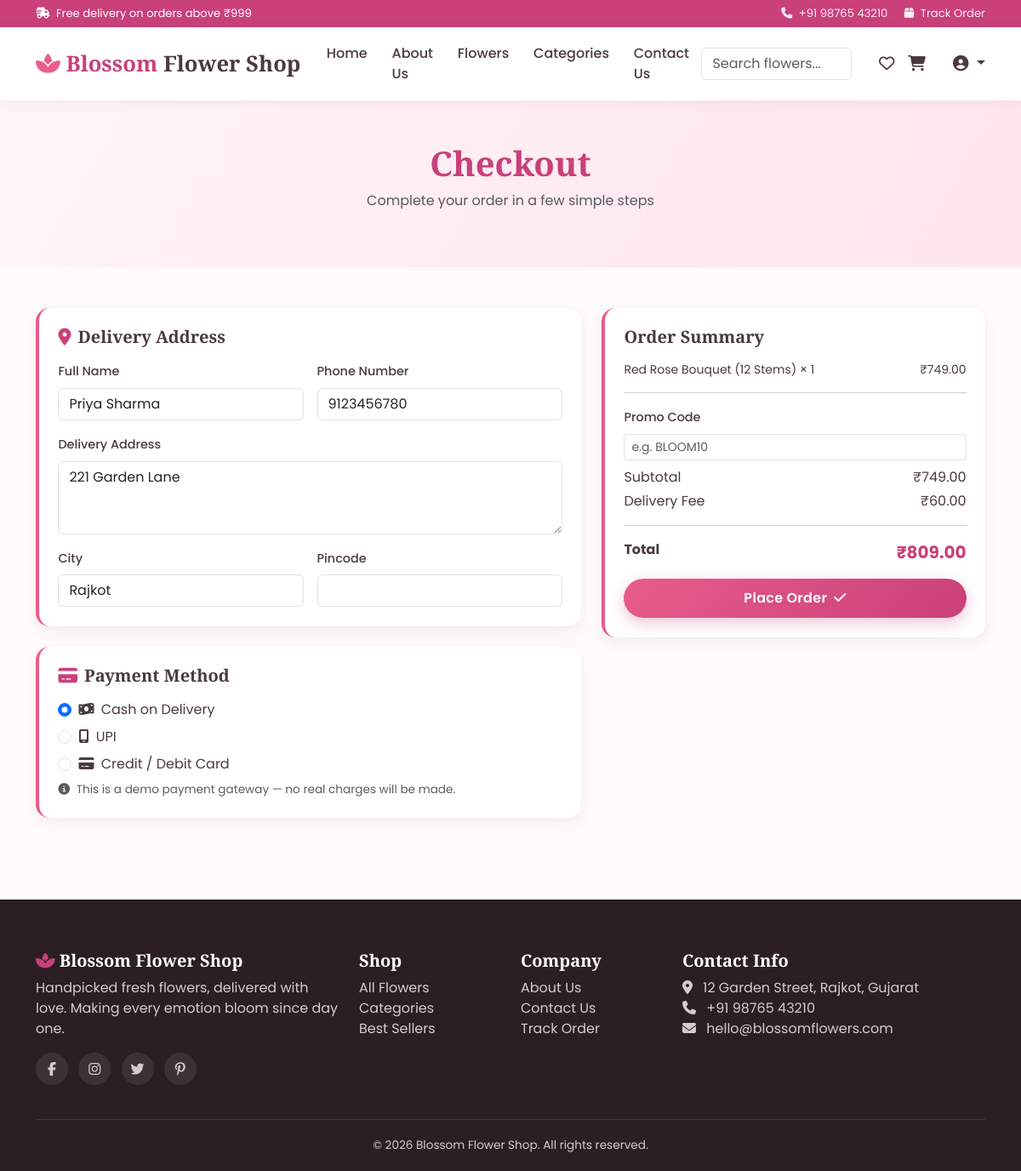
The app's page /user/checkout.php?buy_now=1 (signed in) with its own data.
### tables this page shows
CREATE TABLE users (
    id INT AUTO_INCREMENT PRIMARY KEY,
    full_name VARCHAR(100) NOT NULL,
    email VARCHAR(150) NOT NULL UNIQUE,
    phone VARCHAR(20) DEFAULT NULL,
    password VARCHAR(255) NOT NULL,
    address TEXT DEFAULT NULL,
    city VARCHAR(100) DEFAULT NULL,
    status ENUM('active','blocked') DEFAULT 'active',
    created_at TIMESTAMP DEFAULT CURRENT_TIMESTAMP
);

CREATE TABLE products (
    id INT AUTO_INCREMENT PRIMARY KEY,
    category_id INT NOT NULL,
    name VARCHAR(150) NOT NULL,
    slug VARCHAR(180) NOT NULL UNIQUE,
    description TEXT,
    price DECIMAL(10,2) NOT NULL,
    discount_price DECIMAL(10,2) DEFAULT NULL,
    stock INT NOT NULL DEFAULT 0,
    image VARCHAR(255) DEFAULT NULL,
    rating DECIMAL(2,1) DEFAULT 4.5,
    is_featured TINYINT(1) DEFAULT 0,
    is_bestseller TINYINT(1) DEFAULT 0,
    status ENUM('active','inactive') DEFAULT 'active',
    created_at TIMESTAMP DEFAULT CURRENT_TIMESTAMP,
    FOREIGN KEY (category_id) REFERENCES categories(id) ON DELETE CASCADE
);

### includes/functions.php (called while the page is built, shortened)
<?php
function e($str) {
    return htmlspecialchars($str ?? '', ENT_QUOTES, 'UTF-8');
}
function format_price($price) {
    return '₹' . number_format((float)$price, 2);
}

### user/checkout.php (the view, shortened to what this page needs)
<?php
require_once __DIR__ . '/../includes/auth.php';
$uid = $_SESSION['user_id'];
$buy_now_id = isset($_GET['buy_now']) ? (int)$_GET['buy_now'] : (isset($_POST['buy_now']) ? (int)$_POST['buy_now'] : 0);
if ($buy_now_id) {
    $stmt = $pdo->prepare("SELECT id AS product_id, name, image, price, discount_price, stock, 1 AS quantity FROM products WHERE id=? AND status='active'");
    $stmt->execute([$buy_now_id]);
    $row = $stmt->fetch();
    $items = $row ? [$row] : [];
}
$subtotal = 0;
foreach ($items as $it) {
    $price = $it['discount_price'] ?? $it['price'];
    $subtotal += $price * $it['quantity'];
}
$delivery_fee = $subtotal >= 999 ? 0 : 60;
$u = $pdo->prepare("SELECT * FROM users WHERE id=?");
$u->execute([$uid]);
$user = $u->fetch();
include __DIR__ . '/../includes/header.php';
include __DIR__ . '/../includes/navbar.php';
?>
<div class="page-banner">
  <div class="container">
    <h1>Checkout</h1>
    <p class="text-muted">Complete your order in a few simple steps</p>
  </div>
</div>
<section class="py-5">
  <div class="container">
    <form method="POST">
      <div class="row g-4">
        <div class="col-lg-7">
          <div class="dash-card mb-4">
            <h5 class="mb-3"><i class="fa-solid fa-location-dot text-pink me-2"></i>Delivery Address</h5>
            <div class="row g-3">
              <div class="col-md-6">
                <label class="form-label">Full Name</label>
                <input type="text" name="full_name" class="form-control" required value="<?php echo e($user['full_name']); ?>">
              </div>
              <div class="col-md-6">
                <label class="form-label">Phone Number</label>
                <input type="text" name="phone" class="form-control" required value="<?php echo e($user['phone']); ?>">
              </div>
              <div class="col-12">
                <label class="form-label">Delivery Address</label>
                <textarea name="address" class="form-control" rows="3" required><?php echo e($user['address']); ?></textarea>
              </div>
              <div class="col-md-6">
                <label class="form-label">City</label>
                <input type="text" name="city" class="form-control" required value="<?php echo e($user['city']); ?>">
              </div>
              <div class="col-md-6">
                <label class="form-label">Pincode</label>
                <input type="text" name="pincode" class="form-control">
              </div>
            </div>
          </div>
          <div class="dash-card">
            <h5 class="mb-3"><i class="fa-solid fa-credit-card text-pink me-2"></i>Payment Method</h5>
            <div class="form-check mb-2">
              <input class="form-check-input" type="radio" name="payment_method" value="COD" id="pmCOD" checked>
              <label class="form-check-label" for="pmCOD"><i class="fa-solid fa-money-bill-wave me-1"></i> Cash on Delivery</label>
            </div>
            <div class="form-check mb-2">
              <input class="form-check-input" type="radio" name="payment_method" value="UPI" id="pmUPI">
              <label class="form-check-label" for="pmUPI"><i class="fa-solid fa-mobile-screen me-1"></i> UPI</label>
            </div>
            <div class="form-check mb-2">
              <input class="form-check-input" type="radio" name="payment_method" value="CARD" id="pmCARD">
              <label class="form-check-label" for="pmCARD"><i class="fa-solid fa-credit-card me-1"></i> Credit / Debit Card</label>
            </div>
            <p class="small text-muted mt-2 mb-0"><i class="fa-solid fa-circle-info me-1"></i> This is a demo payment gateway — no real charges will be made.</p>
          </div>
        </div>
        <div class="col-lg-5">
          <div class="dash-card">
            <h5 class="mb-3">Order Summary</h5>
            <?php foreach ($items as $it): $price = $it['discount_price'] ?? $it['price']; ?>
              <div class="d-flex justify-content-between mb-2">
                <span class="small"><?php echo e($it['name']); ?> &times; <?php echo $it['quantity']; ?></span>
                <span class="small"><?php echo format_price($price * $it['quantity']); ?></span>
              </div>
            <?php endforeach; ?>
            <hr>
            <div class="mb-2">
              <label class="form-label small">Promo Code</label>
              <input type="text" name="promo_code" class="form-control form-control-sm" placeholder="e.g. BLOOM10" value="<?php echo e($_POST['promo_code'] ?? ''); ?>">
            </div>
            <div class="d-flex justify-content-between mb-1"><span>Subtotal</span><span><?php echo format_price($subtotal); ?></span></div>
            <div class="d-flex justify-content-between mb-1"><span>Delivery Fee</span><span><?php echo $delivery_fee > 0 ? format_price($delivery_fee) : 'FREE'; ?></span></div>
            <hr>
            <div class="d-flex justify-content-between mb-3"><strong>Total</strong><strong class="text-pink fs-5"><?php echo format_price($subtotal + $delivery_fee); ?></strong></div>
            <button type="submit" name="place_order" class="btn btn-bloom w-100">Place Order <i class="fa-solid fa-check ms-1"></i></button>
          </div>
        </div>
      </div>
    </form>
  </div>
</section>
<?php include __DIR__ . '/../includes/footer.php'; ?>

### assets/css/style.css (style rules this page uses)
:root { --bfs-pink: #e85d8a; --bfs-pink-dark: #c9407a; --bfs-pink-light: #ffe4ee; --bfs-pink-pale: #fff5f8; --bfs-gold: #f4c95d; --bfs-green: #4caf7d; --bfs-text: #4a3a40; --bfs-muted: #8a7680; --bfs-radius: 16px; --bfs-radius-sm: 10px; --bfs-shadow: 0 10px 30px rgba(232, 93, 138, 0.12); }
* { box-sizing: border-box; }
body { font-family: 'Poppins', 'Segoe UI', sans-serif; color: var(--bfs-text); background-color: #fffafc; }
h1, h2, h3, h4, h5, .font-display { font-family: 'Playfair Display', Georgia, serif; font-weight: 700; }
.btn-bloom { background: linear-gradient(135deg, var(--bfs-pink), var(--bfs-pink-dark)); border: none; color: #fff; padding: 0.7rem 1.8rem; border-radius: 50px; font-weight: 600; letter-spacing: 0.3px; transition: all 0.25s ease; box-shadow: 0 6px 18px rgba(201, 64, 122, 0.3); }
.page-banner { background: linear-gradient(120deg, var(--bfs-pink-pale), var(--bfs-pink-light)); padding: 50px 0; text-align: center; }
.page-banner h1 { color: var(--bfs-pink-dark); }
.dash-card { background: #fff; border-radius: var(--bfs-radius); padding: 1.4rem; box-shadow: 0 6px 18px rgba(0,0,0,0.06); border-left: 4px solid var(--bfs-pink); }
.dash-card p { color: var(--bfs-muted); margin: 0; font-size: 0.85rem; }
.form-label { font-weight: 500; font-size: 0.9rem; }
.text-pink { color: var(--bfs-pink-dark) !important; }

### records on screen
users: full_name "Priya Sharma", phone "9123456780", address "221 Garden Lane", city "Rajkot"
products: name "Red Rose Bouquet (12 Stems)", quantity "1", quantity "₹749.00"

### other values on screen
format_price($subtotal) "₹749.00"
format_price($delivery_fee) "₹60.00"
format_price($subtotal + $delivery_fee) "₹809.00"
